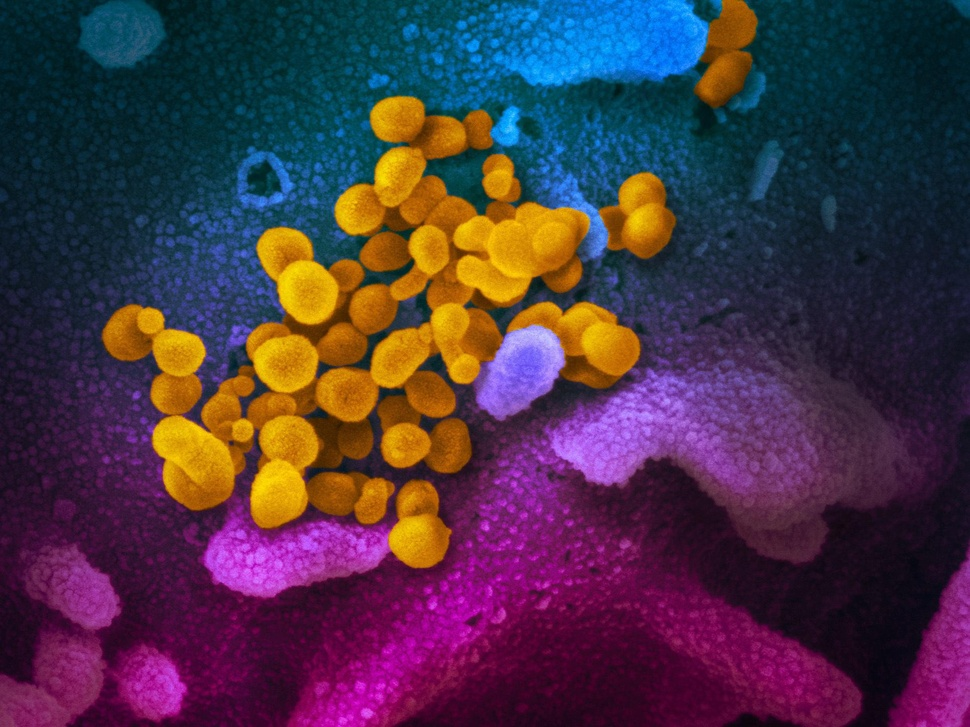
#> input picture FinalExam/Question1/COVID-19.jpg, 970 x 727 px, shrunk from 1899 x 1424 before the run
$ python Question1.py
#> lines starting #> are read from the running program, lines starting #| are printed output that depends on the picture
import cv2 as cv
import numpy as np
import matplotlib.pyplot as plt


def adjust_gamma(image, gamma=1.0):
    invGamma = 1.0 / gamma
    table = np.array([((i / 255.0) ** invGamma) * 255 for i in np.arange(0, 256)]).astype("uint8")
    return cv.LUT(image, table)


img_path = './COVID-19.jpg'
r_channel = 'r_channel.bmp'
g_channel = 'g_channel.bmp'
b_channel = 'b_channel.bmp'

img = cv.imread(img_path)
#> img is the input picture: shape (727, 970, 3); mean B, G, R 68.1, 50.9, 73.2
rgb_img = cv.cvtColor(img, cv.COLOR_BGR2RGB)

b, g, r = cv.split(img)
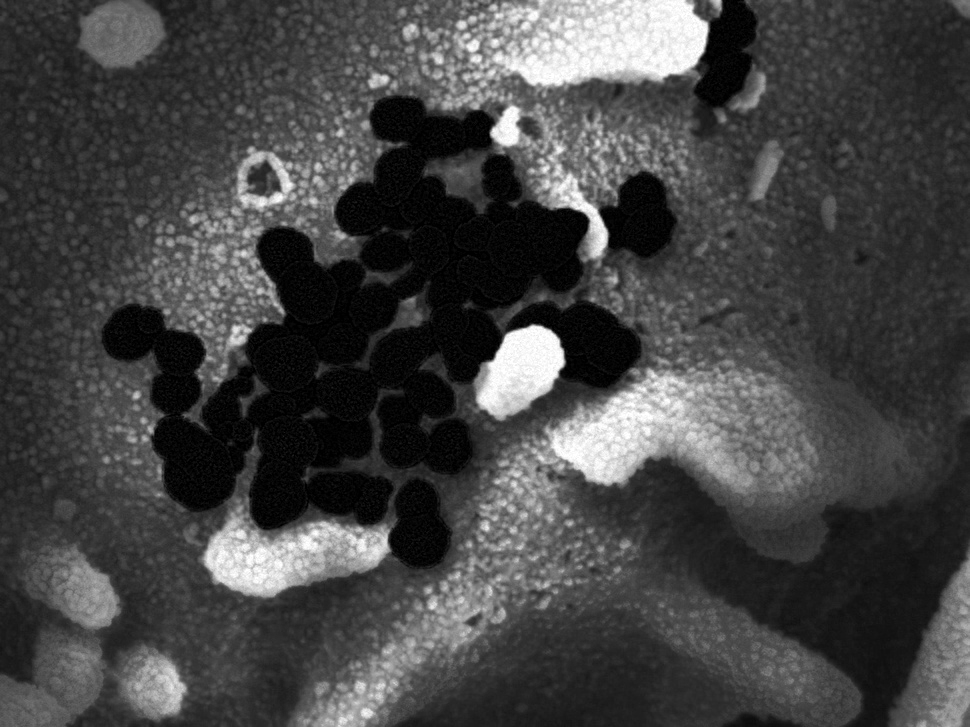
#> b: shape (727, 970); min 0, max 255, mean 68.1
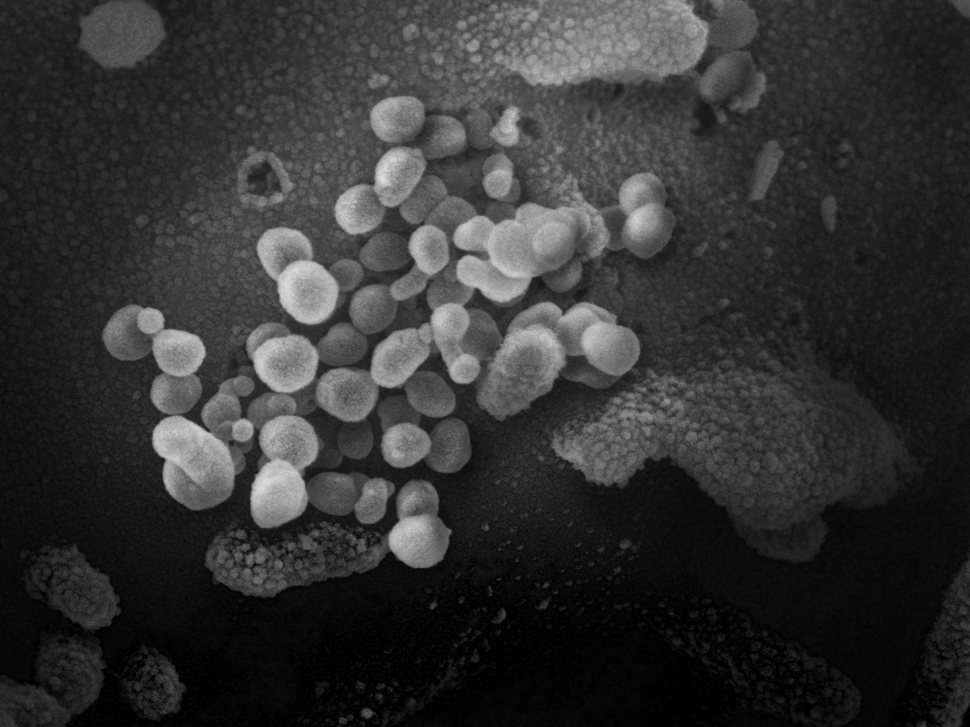
#> g: shape (727, 970); min 0, max 223, mean 50.9
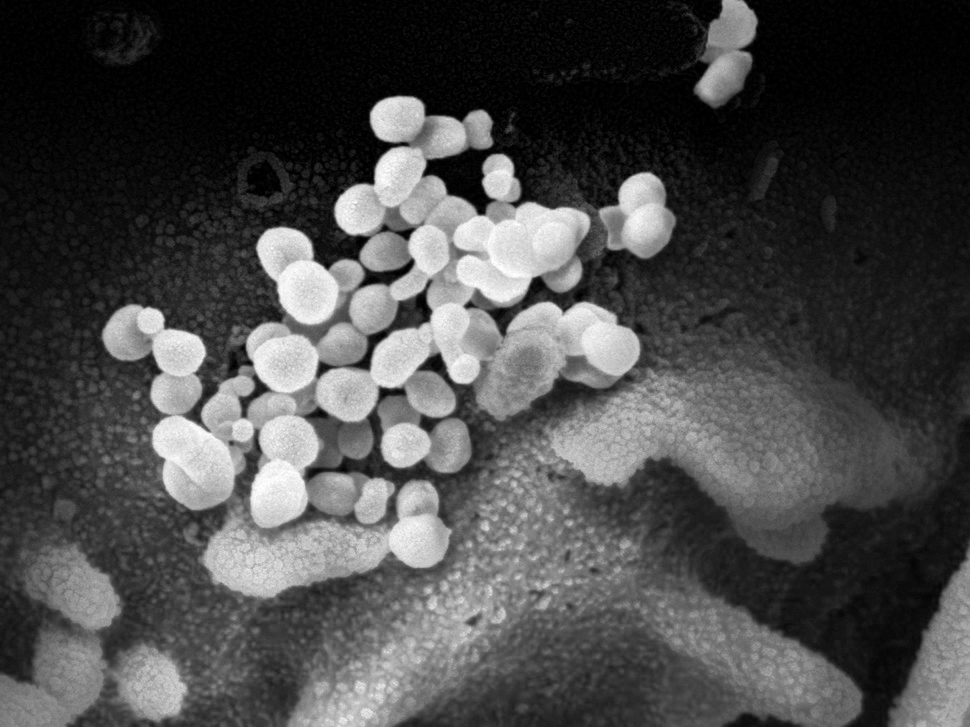
#> r: shape (727, 970); min 0, max 255, mean 73.2

cv.imwrite(r_channel, r)
cv.imwrite(g_channel, g)
cv.imwrite(b_channel, b)

colors = ['b', 'g', 'r']

for i, color in enumerate(colors):
    histogram = cv.calcHist([img], [i], None, [256], [0, 256])
    plt.plot(histogram, color=color)
    plt.xlim([0, 256])

plt.title('Histogram')
plt.show()
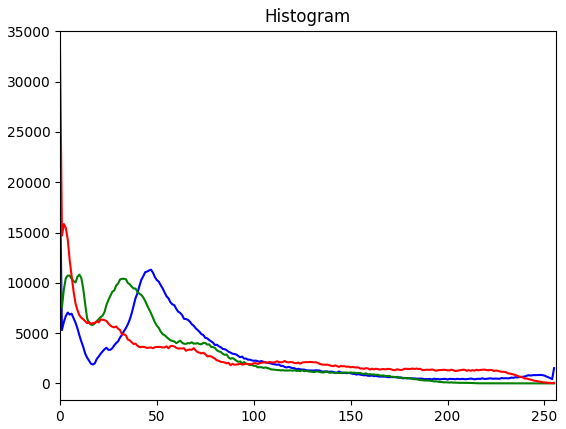
#> figure drawn by matplotlib, 1 panel; curve peaks at x = 0, y = 19569; curve peaks at x = 0, y = 11255; curve peaks at x = 0, y = 33409


increase_intensity = adjust_gamma(img, 0.33)
#> in adjust_gamma, `return cv.LUT(image, table)`:
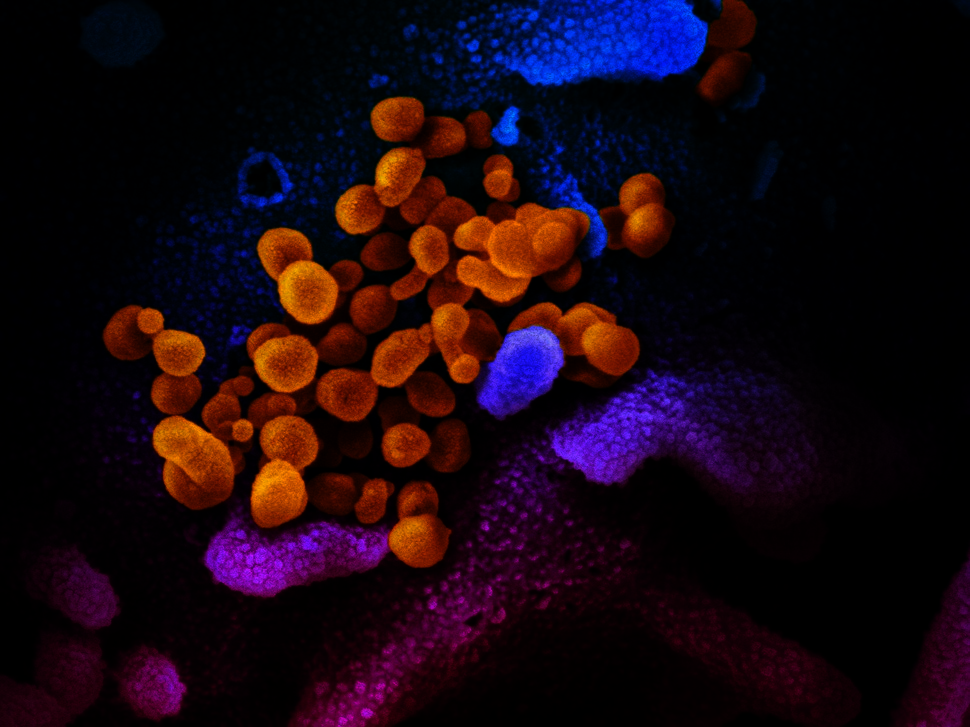
#> returned value: shape (727, 970, 3); mean of channels 0, 1, 2 16.9, 7.2, 25.1; drawn as B, G, R
stack_intensity = np.hstack([img, increase_intensity])
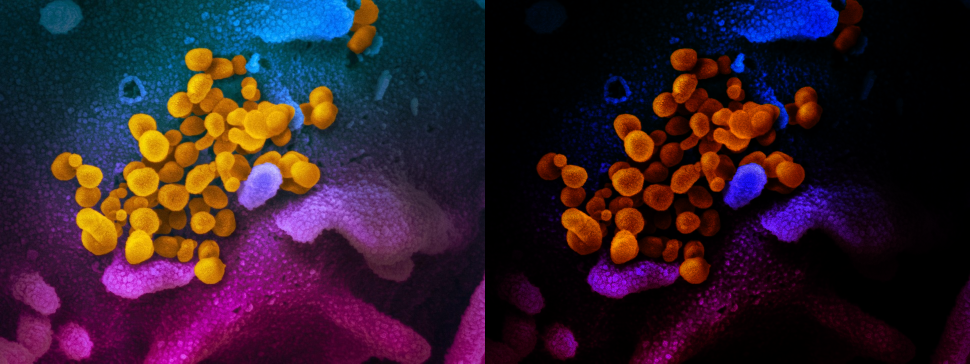
#> stack_intensity: shape (727, 1940, 3) (shown at 1/2 size); mean B, G, R 42.5, 29, 49.2
cv.imwrite('increase_intensity.jpg', increase_intensity)
cv.imshow('Increase intensity', stack_intensity)
print('Finish Compute')
cv.waitKey(0)
cv.destroyAllWindows()
